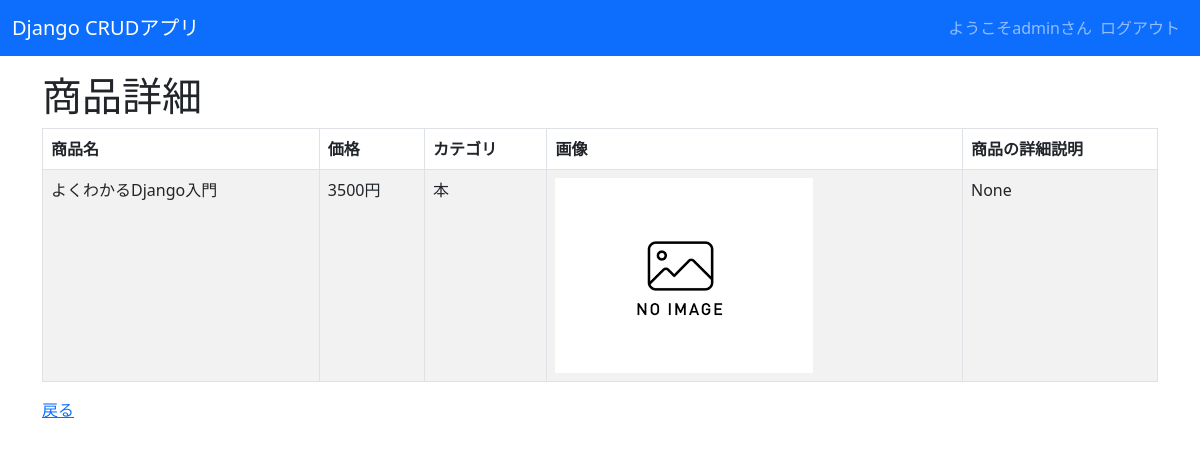
The app's page /crud/detail/1 (signed in) with its own data.
### crud/models.py (models this page shows, shortened)
class Product(models.Model):
    name = models.CharField(max_length=200)
    price = models.PositiveIntegerField()
    category = models.ForeignKey(Category, on_delete=models.CASCADE)
    img = models.ImageField(blank=True, default='noImage.png')
    detail_description = models.TextField(blank=True, null=True)

class Category(models.Model):
    name = models.CharField(max_length=200)
    def __str__(self):
        return self.name

### crud/views.py (the view)
# urls.py: path('crud/detail/<int:pk>',views.ProductDetailView.as_view(), name="detail"),
class ProductDetailView(LoginRequiredMixin,DetailView):
    model = Product
    fields = '__all__'

### crud/templates/crud/product_detail.html (shortened to what this page needs)
{% extends "base.html" %}
{% block content %}
<h1>商品詳細</h1>
<table class="table table-striped table-hover table-bordered">
    <thead>
        <tr>
            <th>商品名</th>
            <th>価格</th>
            <th>カテゴリ</th>
            <th>画像</th>
            <th>商品の詳細説明</th>
        </tr>
    </thead>
    <tr>
        <td>{{ product.name }}</td>
        <td>{{ product.price }}円</td>
        <td>{{ product.category }}</td>
        <td><img src="{{ product.img.url }}" style="width:100px height:auto;"></td>
        <td>{{ product.detail_description }}</td>
    </tr>
</table>
<form method="post">
<a href="{% url 'list' %}">戻る</a>
</form>
{% endblock %}

### crud/templates/base.html (shortened to what this page needs)
<!DOCTYPE html>
<html lang="ja">
    <head>
        <link href="https://cdn.jsdelivr.net/npm/bootstrap@5.3.0-alpha3/dist/css/bootstrap.min.css" rel="stylesheet">
    </head>
    <body>
        <nav class="navbar navbar-expand-lg navbar-dark bg-primary" style="margin-bottom: 1rem;">
            <div class="container-fluid">
                <a class="navbar-brand" href="{% url 'list %'}">Django CRUDアプリ</a>
                <div class="collapse navbar-collapse" id="navbarNav">
                    <ul class="navbar-nav ms-auto">
                        {% if request.user.is_authenticated %}
                        <span class="navbar-text">
                            ようこそ{{ user.get_username }}さん
                        </span>
                        <li class="nav-item">
                            <form action="{% url 'logout' %}" method="post">
                                <input class="nav-link" type="submit" value="ログアウト">
                            </form>
                        </li>
                    </ul>
                </div>
            </div>
        </nav>
        <div class="container">
        {% block content %}{% endblock %}
        </div>
    </body>
</html>

### records on screen
Product: name "よくわかるDjango入門", price "3500", category "本", img (placeholder picture), detail_description "None"

### other values on screen
{{ user.get_username }} "admin"
